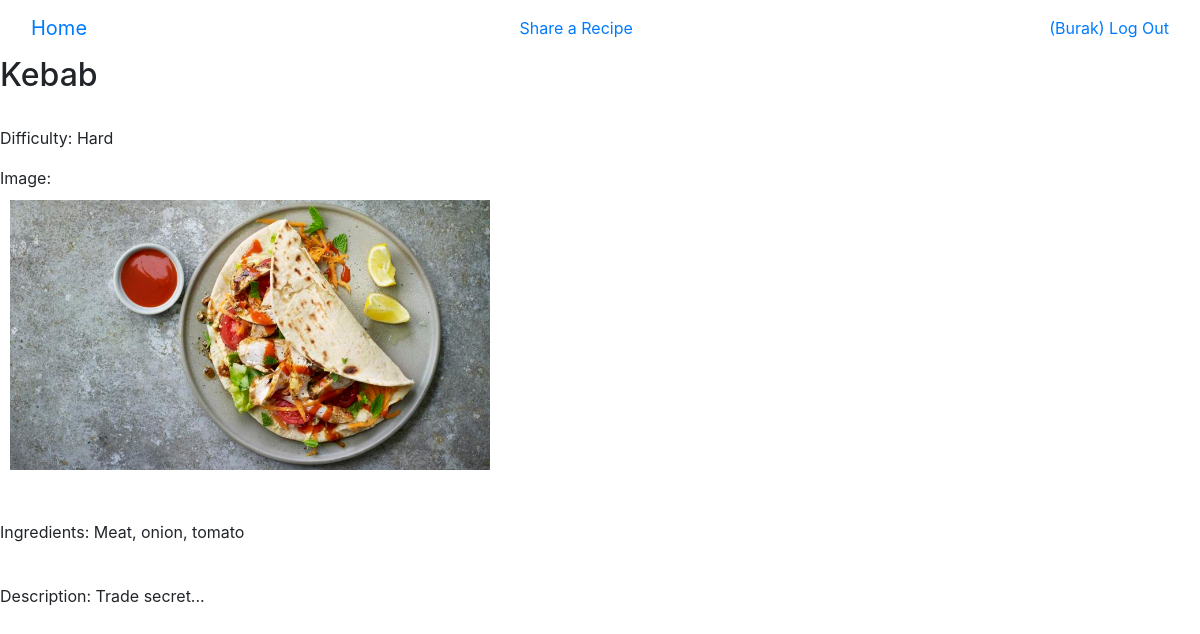
Screenshot of /33/ (signed in) with the database file from the repository.
### recipes/models.py (models this page shows)
class Recipe(models.Model):
	title = models.CharField(max_length=100)
	image = models.ImageField(upload_to='images/')
	ingredients = models.TextField()
	description = models.TextField()
	difficulty = models.CharField(max_length=6, choices=DIFF, default='easy')

### recipes/views.py (the view)
# urls.py: path('<int:pk>/', recipe_detail_view.as_view(), name='detail'),
class recipe_detail_view(View):
    model = Recipe
    def get(self, request, *args, **kwargs):
        recipe = get_object_or_404(Recipe, pk=kwargs['pk'])
        context = {'recipe': recipe}
        return render(request, 'recipe/recipe_details.html', context)

### templates/recipe/recipe_details.html
{% extends "base.html" %}
{% block content %}
<h2>{{ recipe.title }}</h2>
<br>
<p> Difficulty: {{ recipe.difficulty|capfirst }}</p>
<p> Image: <br>{% if recipe.image %}
		<img class="images" src="{{ recipe.image.url }}" alt="{{ recipe.title }}">
	{% else %}
		No image uploaded.
	{% endif %}
</p>
<br>
<p> Ingredients: {{ recipe.ingredients }}</p><br>
<p> Description: {{ recipe.description }}</p>
{% endblock %}

### templates/navbar.html
<nav class="navbar navbar-inverse navbar-fixed-top">
	<div class="container-fluid">
		<div class="navbar-header">
			<a class="navbar-brand" href="../">Home</a>
		</div>
		{% if request.user.is_anonymous == False %}
		<ul class="nav navbar-nav">
			<li class="active"><a href="/share">Share a Recipe</a></li>
		</ul>
		{% endif %}
		<ul class="nav navbar-nav navbar-right">
			{% if request.user.is_anonymous %}
				<li><a href="../accounts/login/">Log In</a></li>
				<li><a href="../register/">Register</a></li>
			{% else %}
				<li><a href="../accounts/logout/">({{ request.user|capfirst }}) Log Out</a></li>
			{% endif %}
		</ul>
	</div>
</nav>

### templates/base.html (style rules this page uses)
img.images { width: 500px; padding: 10px; border-collapse: collapse; border-style }

### rows the page displays
Recipe: title "Kebab", difficulty "Hard", image (picture), ingredients "Meat, onion, tomato", description "Trade secret..."

### other values shown
{{ request.user|capfirst }} "Burak"
